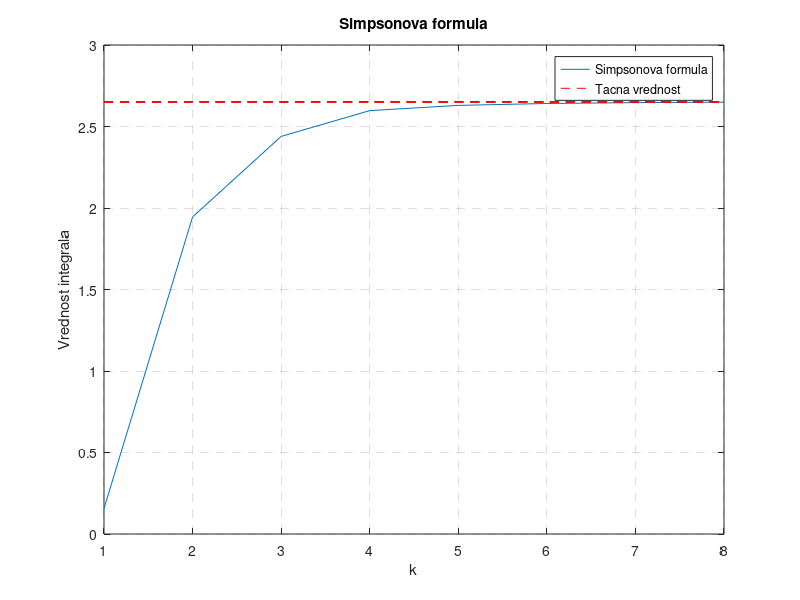
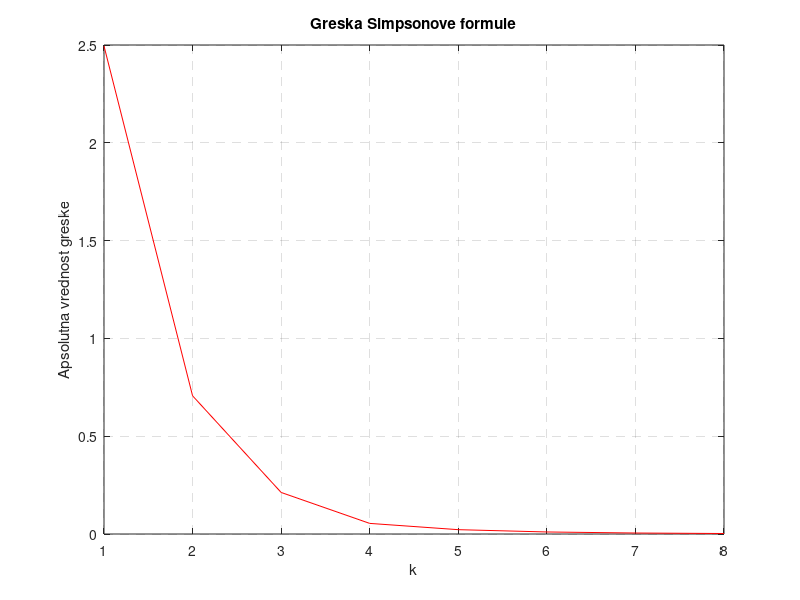

These charts were generated, in order, by the following MATLAB code:
% Uros Bojanic 2019/0077
f = @(x)1/(1+x^2);
a = -4;
b = 4;
I = zeros(8,1);
for k = 1 : 8
    h = (b-a)/(2^k);
    s = f(a) + f(b);
    for i = 1 : 2^(k-1) - 1
        s = s + 4 * f(a + (2*i-1)*h) + 2 * f(a + (2*i)*h);
    end
    I(k) = h / 3 * s;
    fprintf('k = %d\tI = %.5f\n', k, I(k));
end
I_a = 2 * atan(4);
fprintf('tacno\tI = %.5f\n', I_a);

figure(1)
plot(I);
hold all;
plot(I_a*ones(8),'--','color','red');
grid on
set(gca,'gridlinestyle','--')
legend('Simpsonova formula','Tacna vrednost');
title('Simpsonova formula')
xlabel('k')
ylabel('Vrednost integrala')

err = abs(I - I_a);
figure(2)
plot(err,'color','red');
grid on
set(gca,'gridlinestyle','--')
title('Greska Simpsonove formule')
xlabel('k')
ylabel('Apsolutna vrednost greske')